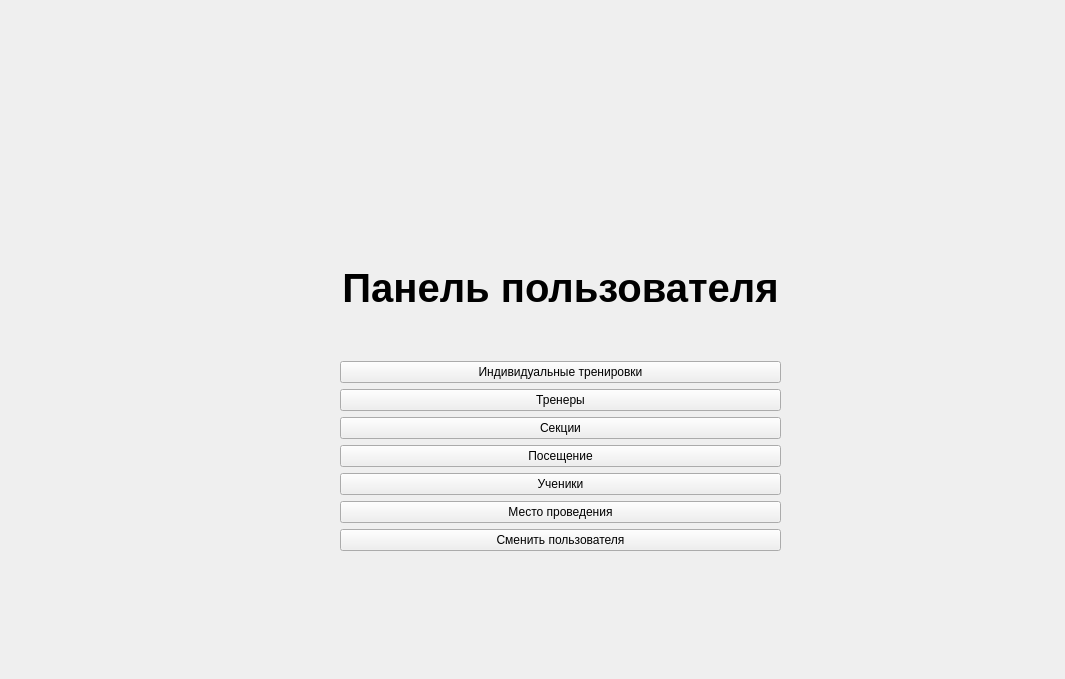
<?xml version="1.0" encoding="UTF-8"?>
<ui version="4.0">
 <class>userpanel</class>
 <widget class="QWidget" name="userpanel">
  <property name="geometry">
   <rect>
    <x>0</x>
    <y>0</y>
    <width>1065</width>
    <height>679</height>
   </rect>
  </property>
  <property name="windowTitle">
   <string>Form</string>
  </property>
  <widget class="QWidget" name="layoutWidget">
   <property name="geometry">
    <rect>
     <x>340</x>
     <y>220</y>
     <width>441</width>
     <height>331</height>
    </rect>
   </property>
   <layout class="QVBoxLayout" name="verticalLayout">
    <item>
     <widget class="QLabel" name="label">
      <property name="font">
       <font>
        <pointsize>30</pointsize>
        <weight>75</weight>
        <italic>false</italic>
        <bold>true</bold>
       </font>
      </property>
      <property name="text">
       <string>Панель пользователя</string>
      </property>
      <property name="textFormat">
       <enum>Qt::PlainText</enum>
      </property>
      <property name="alignment">
       <set>Qt::AlignCenter</set>
      </property>
     </widget>
    </item>
    <item>
     <widget class="QPushButton" name="btnIndTrU">
      <property name="text">
       <string>Индивидуальные тренировки</string>
      </property>
     </widget>
    </item>
    <item>
     <widget class="QPushButton" name="btnTrainerU">
      <property name="text">
       <string>Тренеры</string>
      </property>
     </widget>
    </item>
    <item>
     <widget class="QPushButton" name="btnSectionU">
      <property name="text">
       <string>Секции</string>
      </property>
     </widget>
    </item>
    <item>
     <widget class="QPushButton" name="btnVisitingU">
      <property name="text">
       <string>Посещение</string>
      </property>
     </widget>
    </item>
    <item>
     <widget class="QPushButton" name="btnStudentU">
      <property name="text">
       <string>Ученики</string>
      </property>
     </widget>
    </item>
    <item>
     <widget class="QPushButton" name="btnPlaceU">
      <property name="text">
       <string>Место проведения</string>
      </property>
     </widget>
    </item>
    <item>
     <widget class="QPushButton" name="pushButton">
      <property name="text">
       <string>Сменить пользователя</string>
      </property>
     </widget>
    </item>
   </layout>
  </widget>
 </widget>
 <resources/>
 <connections/>
</ui>
